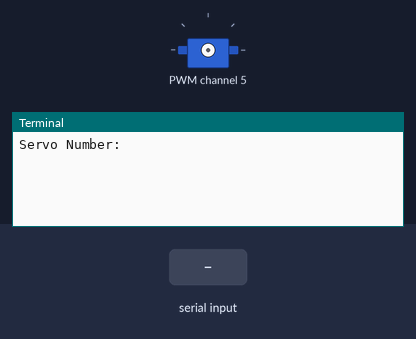
A program run on a simulated Raspberry Pi (BCM pin numbers). On the bench: servo, the last lines printed to the terminal. The test bench sets the inputs (shaded band).

Above: at 1.2 s.
1.3 s: "5" typed at the terminal, then Enter
At 2.4 s:
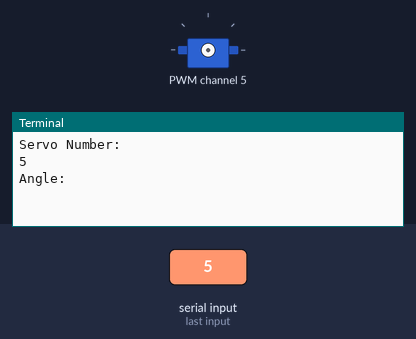
2.8 s: "90" typed at the terminal, then Enter
At 3.4 s:
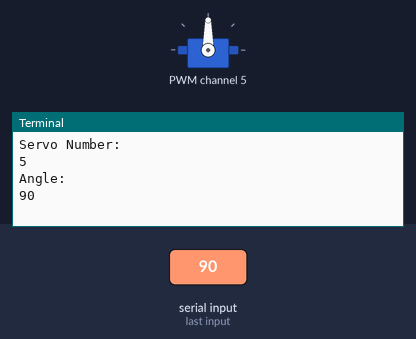

Measured:
- after the input at 1.3 s, the terminal: prints a new line at once (image 1)
- after the input at 2.8 s, the terminal: prints a new line at once (image 2)

The program:

servo_calibration.py
```python
from pca9685_controller import set_servo_angle
import time

while True:

    servo = int(input("Servo Number: "))

    angle = int(input("Angle: "))

    set_servo_angle(servo, angle)

    time.sleep(0.5)
```

pca9685_controller.py
```python
from adafruit_servokit import ServoKit
import time

kit = ServoKit(channels=16)

NUM_SERVOS = 6

SERVO_MIN = 0
SERVO_MAX = 180

home_angles = [90, 90, 120, 90, 90, 40]

def set_servo_angle(channel, angle):

    angle = max(SERVO_MIN, min(SERVO_MAX, angle))

    kit.servo[channel].angle = angle

    time.sleep(0.2)

def move_home():

    for i in range(NUM_SERVOS):
        set_servo_angle(i, home_angles[i])

def release_gripper():
    set_servo_angle(5, 80)

def close_gripper():
    set_servo_angle(5, 20)
```
